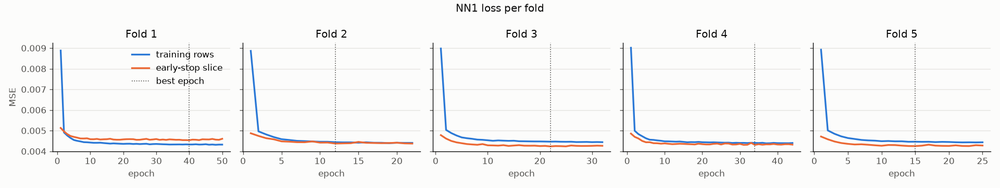
#> input picture runs/2026-10-17-train-nn1-cleaned/loss_curves.png, 1000 x 188 px, shrunk from 1920 x 360 before the run; its folder holds only this picture in this run
$ python -i build.py   (imports and definitions only)
#> lines starting #> are read from the running program, lines starting #| are printed output that depends on the picture
"""Build the site bundle from the England source extracts.

One call, ``build(data, out)``, reads ``<data>/*_england.csv`` and writes:

- to ``out``, only the bundle (``BUNDLE_FILES``), the only thing the site reads;
- to ``data``, ``restaurants.csv``: the 15-column restaurant table of ADR 0004.
  It holds ratings and review counts, so it is private and stays beside the
  sources, on LinuxONE for full data (ADR 0003);
- to ``data``, ``label_policy.json``: the fitted label policy (R0, D0, n_ref, quantiles).
  It derives from ratings, so it is private like ``restaurants.csv``;
- to ``run`` (default ``<data>/run``), ``metrics.json``: row counts, label
  exclusions and fixes by reason, the district-grouped CV of NN1 against a
  training-mean baseline, and loss per epoch. It holds no restaurant rows or
  fitted label policy, so a run folder can be committed (``runs/README.md``).

This is the tracer of the spec in issue #64: every stage is crude, but the
file shapes are the contract the site builds against.
"""

import argparse
import csv
import json
import math
import re
import statistics
from collections import Counter
from functools import cache
from pathlib import Path

import numpy as np
from scipy.spatial import cKDTree

from plotluck import context, label, nn1, outlines, quality
from plotluck.geometry import EARTH_RADIUS_KM, cluster_points, haversine_km
from plotluck.names import normalise_name
from plotluck.data import data_dir

# The site checks this; bump it whenever a bundle file changes shape.
BUNDLE_VERSION = 5
BUNDLE_FILES = (
    "districts.csv",
    "district_cuisine_supply.csv",
    "district_outlines.json",
    "vocabulary.json",
    "model.json",
    "reference_scores.json",
)
# NN1 training procedure (issue #62): district-grouped CV with early stopping.
FOLDS = 5
MAX_EPOCHS = 100
PATIENCE = 10
REFERENCE_TOLERANCE = 1e-6

MAPPING = Path(__file__).with_name("cuisine_mapping.csv")
# Fine cuisine -> the Census ethnic groups (context.ETHNICITY keys) whose residents it is matched to.
COMMUNITIES = Path(__file__).with_name("cuisine_communities.csv")
UNSPECIFIED = "Unspecified"
OTHER = "Other"
VENUE_TYPES = ("Restaurant", "Pub and bar", "Café", "Fast food and street food")
DEFAULT_VENUE = "Restaurant"
PRICE_BANDS = {"€": "$", "€€-€€€": "$$", "€€€€": "$$$"}
UNKNOWN_PRICE = "unknown"
DIET_FLAGS = ("vegetarian_friendly", "vegan_options", "gluten_free")
CHAIN_MIN_NAMES = 3
# Cleaning thresholds (issue #150), set from the full-data audit in runs/2026-10-17-data-audit/.
# 99.9% of located rows lie within 0.81 km of a live English postcode; rows beyond 2 km (70)
# barely thin out by 5 km (66), so they are bad coordinates or outside England.
FAR_FROM_POSTCODE_KM = 2.0  # a row farther than this from any live English postcode is dropped
# Same-name groups grow steadily from 25 m to 100 m with no clean break; 50 m covers geocoding
# scatter around one building while staying below a street block, where branches start.
NEAR_DUPLICATE_M = 50.0  # same normalised name within this distance is one listing
# Off: removing the suffix makes 628 merged groups span more than 5 km, so it merges unrelated places.
DROP_BRANCH_SUFFIX = False  # strip " - Soho" / " (Kings Cross)" before comparing names

# Fine cuisines with fewer label-eligible rows fold into their parent, then Other.
FULL_GROUP_THRESHOLD = 300
SAMPLE_GROUP_THRESHOLD = 10
# A fine cuisine may have fewer examples than a standalone group because its
# group remains an input. Validate the 50-row full-data choice on LinuxONE.
MAX_FINE_CUISINE_THRESHOLD = 50

RESTAURANT_COLUMNS = (
    "postcode_district",
    "cuisines",
    "price_band",
    "is_chain",
    "vegetarian_friendly",
    "vegan_options",
    "gluten_free",
    "avg_rating",
    "total_reviews",
    "count_excellent",
    "count_very_good",
    "count_average",
    "count_poor",
    "count_terrible",
    "review_success_label",
)
DISTRICT_COLUMNS = (
    "postcode_district",
    "centroid_lat",
    "centroid_lon",
    "total_restaurants",
    "population",
    "deprivation_index",
    "commercial_rent_index",
    *context.INPUTS,
    *context.SUMMARIES,
    "radius_km",
)
# The private district audit adds these to the source values; a build without the quality stage marks every district "unchecked".
AUDIT_COLUMNS = ("context_status", "context_reasons")
# Register each approved public economic or demographic extension here before
# adding it to district_table. Unknown fields must never pass through by default.
DISTRICT_PUBLIC_EXTENSIONS = ()

# NN1's district inputs, in input-vector order, and which get log1p first.
DISTRICT_INPUTS = (
    "population",
    "deprivation_index",
    "commercial_rent_index",
    "total_restaurants",
    "same_cuisine_supply",
    "matched_community_share",
    *context.INPUTS,
)
LOG1P = {"population", "commercial_rent_index", "total_restaurants", "same_cuisine_supply", *context.TOURISM_INPUTS}
# Footfall and the cuisine's own community: NN1 is trained so that a higher
# value never lowers a score (ADR 0007). Other inputs keep a learned direction.
INCREASING = ("population", "total_restaurants", "matched_community_share", *context.TOURISM_INPUTS)
# VOA measuring standards the rent index divides by, in order of preference:
# net internal area, then gross internal area where a district has no NIA.
VOA_AREA_UNITS = ("NIA", "GIA")
# Map circle: the disc whose area matches the district's postcode spread. A
# district with one or two postcodes (a PO box, one building) gets the minimum,
# and so does one without an outline (district_outlines.json), drawn as a dot.
MIN_RADIUS_KM = 0.3


def build(
    data: Path,
    out: Path,
    *,
    group_threshold: int = FULL_GROUP_THRESHOLD,
    run: Path | None = None,
    folds: int = FOLDS,
    max_epochs: int = MAX_EPOCHS,
    patience: int = PATIENCE,
    seed: int = 0,
    apply_quality: bool = True,
) -> dict:
    """Run every stage on ``data`` and write the bundle to ``out``; return run metrics.

    NN1 is cross-validated in ``folds`` district-grouped folds, then the
    shipped model trains on every labelled row for the median best epoch.
    """
    data, out = Path(data), Path(out)
    run = Path(run) if run is not None else data / "run"
    if data.resolve() == out.resolve():
        raise ValueError("bundle output must be separate from private data")
    all_postcodes = read_csv(data / "onspd_england.csv")
    onspd_archive = data / "raw" / "onspd.zip"
    if group_threshold >= FULL_GROUP_THRESHOLD and not onspd_archive.is_file():
        raise FileNotFoundError("full-data build requires raw/onspd.zip to exclude cross-border districts")
    cross_border = quality.cross_border_districts(onspd_archive) if onspd_archive.is_file() else set()
    mapping = load_mapping()
    restaurants, metrics = restaurant_table(
        read_csv(data / "tripadvisor_england.csv"), all_postcodes, mapping
    )
    if cross_border:
        removed = sum(r["postcode_district"] in cross_border for r in restaurants)
        restaurants = [r for r in restaurants if r["postcode_district"] not in cross_border]
        if removed:
            metrics["excluded"]["cross_border"] = removed
    postcodes = [row for row in all_postcodes if row["district"] not in cross_border]
    districts = district_table(
        postcodes, read_csv(data / "p004_england.csv"), restaurants, read_csv(data / "voa_england.csv"),
        context.demographic_table(data), read_csv(data / "tourism_england.csv"),
    )
    tiny = [d["postcode_district"] for d in districts if d["radius_km"] == MIN_RADIUS_KM]
    print(f"Districts at the minimum {MIN_RADIUS_KM} km radius ({len(tiny)}): {' '.join(tiny)}")
    raw_districts = districts
    districts, reliable_codes, excluded, estimated, audit = (
        quality.prepare_districts(raw_districts) if apply_quality else
        (raw_districts, {d["postcode_district"] for d in raw_districts}, Counter(), Counter(),
         {d["postcode_district"]: ("unchecked", "") for d in raw_districts})
    )
    scored_codes = {d["postcode_district"] for d in districts}
    # Every postcode, cross-border ones too, so a neighbour's outline stops where theirs starts.
    outline_file = {"version": BUNDLE_VERSION, **outlines.district_outlines(all_postcodes, scored_codes)}
    for d in districts:
        if d["postcode_district"] not in outline_file["districts"]:
            # No residential postcode of its own: a business-only or retired district,
            # whose points scatter across other districts. A dot, not a spread circle.
            d["radius_km"] = MIN_RADIUS_KM
    policy = label_restaurants(restaurants, reliable_codes)
    labelled = [r for r in restaurants if r["review_success_label"] != "" and r["postcode_district"] in reliable_codes]
    fine_threshold = min(MAX_FINE_CUISINE_THRESHOLD, max(3, group_threshold // 6))
    traits = trait_vocabulary(restaurants)
    thresholds = {"group_threshold": group_threshold, "fine_threshold": fine_threshold}
    model, groups, supply = fit_inputs(labelled, restaurants, districts, traits, mapping, **thresholds)
    for r in restaurants:
        r["cuisine_group"] = groups[r["cuisine"]]
    supply_rows = [
        {"postcode_district": d, "cuisine_group": g, "restaurants": n}
        for (d, g), n in sorted(supply.items()) if d in scored_codes
    ]
    fine_cuisines = model["transforms"]["cuisine"]["values"]
    vocab = vocabulary(groups, traits, fine_cuisines)
    district_raw = training_district_inputs(labelled, districts, supply)
    # Without the quality stage (tests only) every district trains and a missing value takes the median.
    if apply_quality and np.isnan(district_raw).any():
        raise ValueError("a training district lacks recorded context; it must not be filled with a training median")
    cv = cross_validate(
        labelled, restaurants, districts, traits, mapping, **thresholds,
        folds=folds, max_epochs=max_epochs, patience=patience, seed=seed
    )
    # median_low: an epoch some fold actually chose; the plain median for an odd fold count.
    epochs = statistics.median_low(f["best_epoch"] for f in cv["folds"])
    y = np.array([r["review_success_label"] for r in labelled], dtype=float)
    model["layers"], losses = nn1.train(
        _design(model, labelled, district_raw), y, epochs=epochs, seed=seed, increasing=increasing_columns(model)
    )
    model["activations"] = list(nn1.ACTIVATIONS)

    reference = {
        "version": BUNDLE_VERSION,
        "tolerance": REFERENCE_TOLERANCE,
        "cases": [
            {"profile": profile, "scores": score_districts(model, vocab, districts, supply, profile)}
            for profile in reference_profiles(vocab, fine_cuisines)
        ],
    }
    metrics.update(
        restaurants=len(restaurants),
        labelled=len(labelled),
        districts_without_rent=sum(d["commercial_rent_index"] == "" for d in raw_districts),
        # A source's shares are all filled or all blank (context.demographic_table), so its first column stands for it.
        districts_without_census={
            name: sum(d[fields[0]] == "" for d in raw_districts) for name, fields in context.SOURCE_COLUMNS.items()
        },
        quality={
            "districts": len(raw_districts), "scored": len(districts),
            "training": len(reliable_codes),
            "training_with_labels": len({r["postcode_district"] for r in labelled}),
            "estimated": len(districts) - len(reliable_codes),
            "cross_border": len(cross_border), "estimated_reasons": dict(estimated), "excluded": dict(excluded),
        },
        cv=cv,
        shipped={"epochs": epochs, "train_loss": losses},
    )
    bundle = {
        "districts.csv": districts,
        "district_cuisine_supply.csv": supply_rows,
        "district_outlines.json": outline_file,
        "vocabulary.json": vocab,
        "model.json": model,
        "reference_scores.json": reference,
    }
    validate_run_metrics(metrics)
    publish_bundle(out, bundle)
    _write_csv(data / "restaurants.csv", RESTAURANT_COLUMNS, restaurants)
    # Source values beside each district's status; the bundle holds the accepted estimates.
    _write_csv(data / "district_context.csv", (*DISTRICT_COLUMNS, *DISTRICT_PUBLIC_EXTENSIONS, *AUDIT_COLUMNS), [
        {**d, **dict(zip(AUDIT_COLUMNS, audit[d["postcode_district"]]))} for d in raw_districts
    ])
    _write_json(data / "label_policy.json", {"prior_reviews": label.PRIOR_REVIEWS, **policy})
    run.mkdir(parents=True, exist_ok=True)
    _write_json(run / "metrics.json", metrics)
    return metrics


# [45 lines left out: function cross_validate, not called in this run]


def _mae_rmse(error: np.ndarray) -> tuple[float, float]:
    return float(np.abs(error).mean()), float(np.sqrt((error**2).mean()))


def only_keys(value: dict, keys, where: str) -> None:
    if not isinstance(value, dict) or set(value) != set(keys):
        raise ValueError(f"{where} has private or unexpected fields")


def _finite_number(value) -> bool:
    return isinstance(value, (int, float)) and not isinstance(value, bool) and math.isfinite(value)


# [290 lines left out: functions validate_run_metrics, publish_bundle, _validate_outlines, vocabulary, not called in this run]


def cuisine_label(cuisine: str, group: str, fine_cuisines) -> str:
    return cuisine if cuisine == group or cuisine in fine_cuisines else f"{cuisine} (scored as {group})"


# [51 lines left out: functions trait_vocabulary, fit_inputs, fold_design, not called in this run]


def _grouped(rows: list[dict], groups: dict[str, str]) -> list[dict]:
    return [{**r, "cuisine_group": groups[r["cuisine"]]} for r in rows]


# [450 lines left out: functions training_district_inputs, increasing_columns, _supported_cuisines, model_spec, _design, inputs and 18 more, not called in this run]


def read_csv(path: Path) -> list[dict]:
    with Path(path).open(encoding="utf-8", newline="") as f:
        return list(csv.DictReader(f))


def _write_json(path: Path, value, indent: int | None = 1) -> None:
    text = json.dumps(value, indent=indent, ensure_ascii=False, separators=None if indent else (",", ":"))
    path.write_text(text + "\n", encoding="utf-8", newline="\n")


# [28 lines left out: functions _write_csv, main, not called in this run]


# [2 lines not run here, left out]

>>> import cv2
>>> picture = cv2.imread('../../runs/2026-10-17-train-nn1-cleaned/loss_curves.png', cv2.IMREAD_GRAYSCALE)
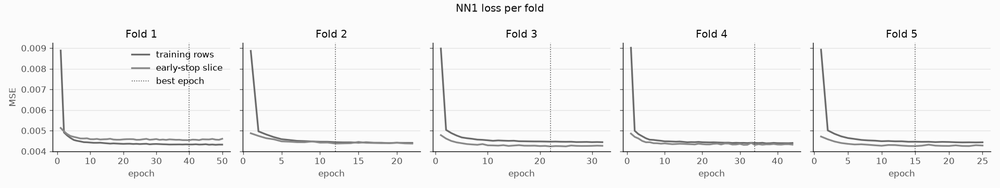
#> picture: shape (188, 1000); min 0, max 255, mean 244.3
>>> result = build(picture, 'out.png')
#> (the run stopped early here; a loop or call above may not have finished)
